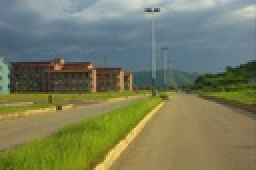
%> input picture IITG.jpg, 128 x 85 px, shrunk from 800 x 530 before the run (shown 2 times larger)
$ octave Corner_Detection.m   (GNU Octave 9; MATLAB toolbox functions it lacks are replaced by stand-ins)
%> lines starting %> are read from the running program, lines starting %| are printed output that depends on the picture; in (x1, y1, x2, y2) boxes, pixels count from 0 and x2, y2 are one past the last pixel; in counts of white or black regions, pixels touching at a corner belong together; the program's own positions count from 1
% Author : Rishabh Srivastava

% Corner detection

%% Reading input
Im = imread('IITG.jpg');
%> Im is the input picture: size 85x128x3 uint8; mean R, G, B 119, 124.2, 95
Im1 = rgb2gray(Im); % Image is in RGB format, so it is converted to grayscale
[N,M] = size(Im1); % Image size
%> N = 85; M = 128

%% Padding images to handle calculation of final pixel intensities of boundary pixels
Im1_pad = padarray(Im1,[1 1],'replicate'); % Replicates border pixel intensities 1 time
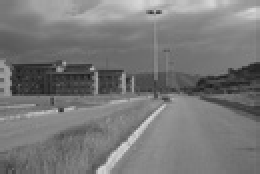
%> Im1_pad: size 87x130 uint8 (shown 2 times larger); min 26, max 216, mean 119.8
Im1_pad = double(Im1_pad); % Converting image from uint8 to double for required calculations
%> Im1_pad: size 87x130 double

%% 3x3 Gaussian Window
mask1 = zeros(3,3);
for i = 1:3
    for j = 1:3
        mask1(i,j) = exp(-0.5 * ((i-2)^2+(j-2)^2)/2);
    end
end

%% Calculating gradients
sobelX = [-1 0 1;-2 0 2;-1 0 1]; % Sobel filter for calculating gradient in horizontal direction
sobelY = sobelX'; % Sobel filter for calculating gradient in vertical direction

Ix = zeros(N,M); % Will store gradients in horizontal direction
Iy = zeros(N,M); % Will store gradients in vertical direction

for i = 1:N
    for j = 1:M
        Ix(i,j) = calc_grad(i+1,j+1,sobelX,Im1_pad); % Horizontal gradient at (i,j)
        Iy(i,j) = calc_grad(i+1,j+1,sobelY,Im1_pad); % Vertical gradient at (i,j)
    end
end
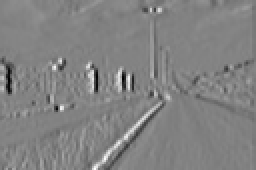
%> Ix: size 85x128 double (shown 2 times larger); min -423, max 403, mean -0.7; drawn with min black and max white
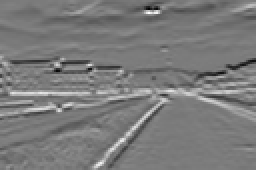
%> Iy: size 85x128 double (shown 2 times larger); min -406, max 425, mean -5; drawn with min black and max white

Ix = padarray(Ix,[1 1],'replicate'); % Replicates border pixel intensities 1 time
%> Ix: size 87x130 double
Iy = padarray(Iy,[1 1],'replicate'); % Replicates border pixel intensities 1 time
%> Iy: size 87x130 double

%% Calculate corner response
corner_response = zeros(N,M); % Will store corner responses for all pixels
for i = 1:N
    for j = 1:M
        corner_response(i,j) = calcR(i+1,j+1,Ix,Iy,mask1); % Corner response at (i,j)
    end
end
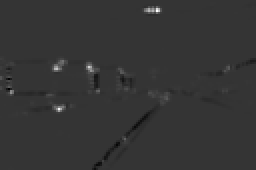
%> corner_response: size 85x128 double (shown 2 times larger); min -1.92e+10, max 7.39e+10, mean 146529098.4; drawn with min black and max white

%% Non-maximal suppression
corner_response_pad = padarray(corner_response, [1 1], 'replicate'); % Replicates border pixel intensities 1 time
modified_response = zeros(N,M); %% Will store modified pixel intensity after non-maximal suppression
for i = 1:N
    for j = 1:M
        modified_response(i,j) = non_max_sup(i+1,j+1,corner_response_pad); %% Modified pixel intensity after non-maximal suppression
    end
end
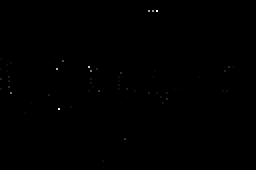
%> modified_response: size 85x128 double (shown 2 times larger); min -171022297.6, max 7.39e+10, mean 68802577.4; drawn with min black and max white

%% Thresholding corner responses to detect corners
threshold = max(max(corner_response));
%> threshold = 7.39e+10
threshold = threshold/70; %% Chosen threshold
%> threshold = 1.06e+09
mask_threshold = (modified_response>=threshold); %% Will store 1 if pixel corner response greater than or equal to threshold, else 0
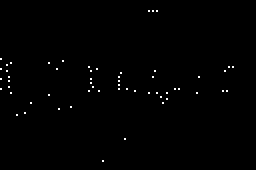
%> mask_threshold: size 85x128 logical (shown 2 times larger); 0.52% white in thin lines or dots, all inside (x1, y1, x2, y2) = (0, 5, 117, 81)

%% Plotting figures
figure();
imshow(uint8(Im)); %% Shows original image
hold on;
for i=1:N
    for j=1:M
        if(mask_threshold(i,j)==1)
            plot(j,i,'r+','Linewidth',0.9); %% Superimposes '+' on image to indicate corners
        end
    end
end
title('\fontsize{16}Image with corners marked');
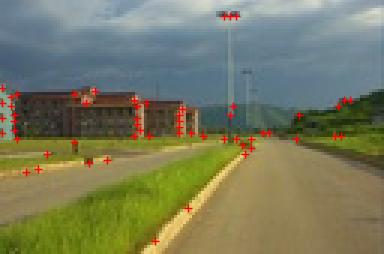
%> figure redrawn from the program's plot data; shown 3 times larger; its title reads 'Image with corners marked'

%% Function to calculate gradients
function finalvalue = calc_grad(pi, pj, mask, Im1)
%CALC_GRAD calculates gradient value for pixel (pi,pj) by applying the given mask
A = Im1(pi-1:pi+1,pj-1:pj+1);
A = A.*mask;
finalvalue = sum(A,'all');
end

%% Function to calculate corner response
function finalvalue = calcR(pi, pj, Ix, Iy, mask)
 A = Ix(pi-1:pi+1,pj-1:pj+1);
 B = Iy(pi-1:pi+1,pj-1:pj+1);
 C = A.*B; % Ix * Iy
 A = A.^2; % Ix ^2
 B = B.^2; % Iy ^2
 w1 = sum(mask.*A,'all');
 w3 = sum(mask.*B,'all');
 w2 = sum(mask.*C,'all');
 M = [w1 w2;w2 w3];
 alpha = 0.05;
 finalvalue = det(M) - alpha*(w1+w3)^2;
end

%% Function to perform non-maximal suppression in 3x3 neighbourhood
function finalvalue = non_max_sup(pi, pj, Im)
A = Im(pi-1:pi+1,pj-1:pj+1);
max1 = max(max(A));
finalvalue=0;
if(max1==A(2,2))
    finalvalue=max1;
end
end
